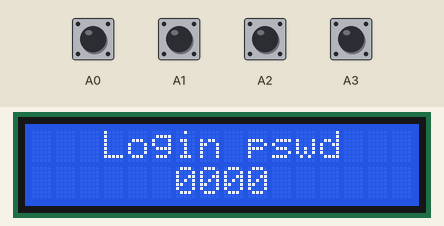
A sketch run on a simulated Arduino Uno, built with avr-gcc and run on an emulated ATmega328P. Shown: 16×2 character LCD. The inputs (shaded band) are chosen by the test bench; at power-on: A0–3 HIGH. At 7.2 s the program stops and its outputs stay as they are.

Above: at 1.2 s.
1.3 s: A0 pulled LOW for 0.15 s
At 2.5 s:
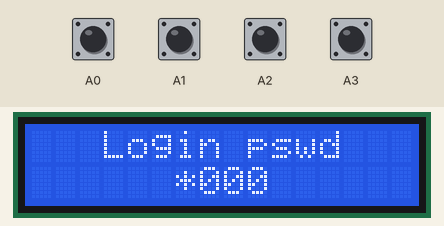
2.9 s: A0 pulled LOW for 1 s
At 4.9 s:
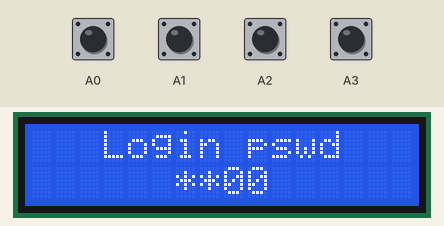
5.4 s: A0 pulled LOW for 0.15 s
At 6.7 s:
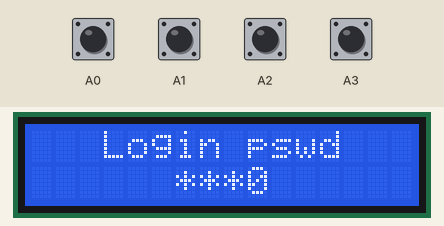
7.0 s: A1 pulled LOW for 0.15 s
At 8.0 s:
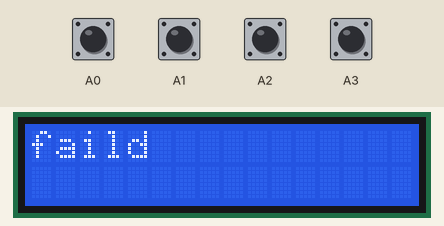
Timing chart, 0 to 8.7 s (numbered marks = the images above; inputs shaded):
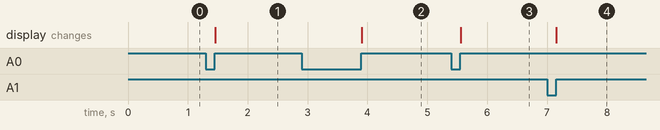

The sketch:

EYPAD_DOOR_SMART_.ino
```cpp
#include<LiquidCrystal.h>

LiquidCrystal lcd(2,3,4,5,6,7);

int i=0;
int ok,cancel,up,down;
char  count[4];
char  count1[4];
char buffer1[20];
void setup() {
  // put your setup code here, to run once:
lcd.begin(16,2);
lcd.setCursor(0,0);
lcd.print("   Login pswd   ");

pinMode(A0,INPUT_PULLUP);
pinMode(A1,INPUT_PULLUP);
pinMode(A2,INPUT_PULLUP);
pinMode(A3,INPUT_PULLUP);

count[0]='0';
count[1]='0';
count[2]='0';
count[3]='0';

}

void loop() {
  // put your main code here, to run repeatedly:
while(1)
{
ok=digitalRead(A0);
cancel=digitalRead(A1);
up=digitalRead(A2);
down=digitalRead(A3);
if (ok==LOW)
{
  while(digitalRead(A0)==LOW);
  count1[i]=count[i];
  count[i]='*';
  i++;

  if (i>=4)
  break;

  }
if (cancel==LOW)
{
  while(digitalRead(A1)==LOW);
  break;

  }
if (up==LOW)
{
  while(digitalRead(A2)==LOW);
  count[i]++;
  if(count[i]>'9')
  count[i]='0';

  }
if (down==LOW)
{
  while(digitalRead(A3)==LOW);
  count[i]--;
  if(count[i]<'0')
  count[i]='9';

  }
sprintf(buffer1,"      %c%c%c%c      ",count[0],count[1],count[2],count[3]);
lcd.setCursor(0,1);
lcd.print(buffer1);
}

if((count1[0]=='1')&&(count1[1]=='2')&&(count1[2]=='3')&&(count1[3]=='4'))
{
lcd.setCursor(0,0);
lcd.clear();
lcd.print("Successfully done ");
  }
  else
  {
lcd.clear();
lcd.print("faild ");
    }
while(1);

}
```

Measured:
- after the input at 1.3 s, the display: changes after 0.15 s (image 1)
- after the input at 2.9 s, the display: changes after 1.0 s (image 2)
- after the input at 5.4 s, the display: changes after 0.15 s (image 3)
- after the input at 7.0 s, the display: changes after 0.15 s (image 4)
